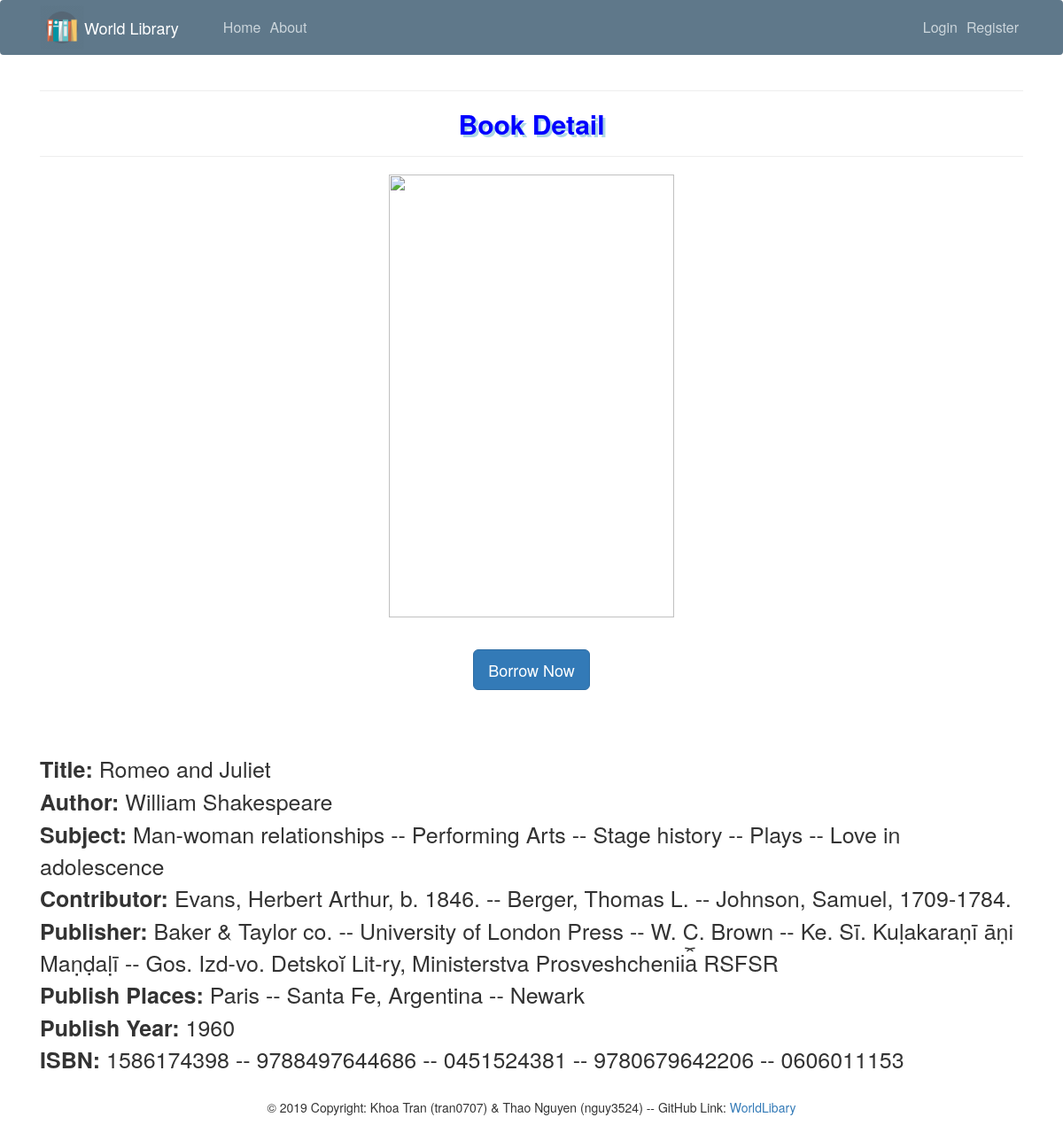
Page /display/Romeo and Juliet on the committed database.
### worldlibrary/models.py (models this page shows, shortened)
class Library(db.Model):
    id = db.Column(db.Integer, primary_key=True)
    title = db.Column(db.String(500), nullable=False)
    author = db.Column(db.String(100), nullable=False)
    public_year = db.Column(db.Integer, nullable=False)
    availability = db.Column(db.Boolean, nullable=False, default=True)
    img = db.Column(db.String(500), nullable=False)
    contributor = db.Column(db.String(500), nullable=False)
    subject = db.Column(db.String(500), nullable=False, default="Not Available")
    public_place = db.Column(db.String(500), nullable=False, default="Not Available")
    publisher = db.Column(db.String(500), nullable=False)
    isbn = db.Column(db.Integer, nullable=False)

### worldlibrary/routes.py (the view)
@app.route('/display/<title>', methods=['GET','POST'])
def display(title):
    click_book = (db.session.execute('SELECT * FROM Library WHERE Library.title = :cur_title', {'cur_title': title})).fetchall()
    return render_template('display.html', click_book = click_book, title='Display Detail')

### worldlibrary/templates/display.html
{% extends "layout.html" %}
{% block content %}
    <hr>
    <h2 class="showDate">Book Detail</h2>
    <hr>
    {% if click_book %}
        <div class="detail-display">
            <img src="{{ click_book[0].img.replace('-M', '-L') }}" width="322" height="500">
            <br> <br>
            <div>
                <a href="{{ url_for('rent_book', title=click_book[0].title )}}"><button
                    type="button" class="btn btn-primary btn-lg">Borrow Now</button></a>
                </div>
            <br><br>
            <div class="left-display">
                <div><span class="bold-display">Title:</span> {{ click_book[0].title}}</div>
                <div><span class="bold-display">Author:</span> {{ click_book[0].author }}</div>
                <div><span class="bold-display">Subject:</span> {{ click_book[0].subject}}</div>
                <div><span class="bold-display">Contributor:</span> {{ click_book[0].contributor}}</div>
                <div><span class="bold-display">Publisher:</span> {{ click_book[0].publisher}}</div>
                <div><span class="bold-display">Publish Places:</span> {{ click_book[0].public_place}}</div>
                <div><span class="bold-display">Publish Year:</span> {{ click_book[0].public_year}}</div>
                <div><span class="bold-display">ISBN:</span> {{ click_book[0].isbn}}</div>
            </div>
        </div>
    {% endif %}
{% endblock content %}

### worldlibrary/templates/layout.html (shortened to what this page needs)
<!DOCTYPE html>
<html>
<head>
    <link rel="stylesheet" href="https://maxcdn.bootstrapcdn.com/bootstrap/4.0.0/css/bootstrap.min.css">
    <link rel="stylesheet" type="text/css" href="{{ url_for('static', filename='main.css') }}?q=984522312">
    <link rel="stylesheet" href="https://maxcdn.bootstrapcdn.com/bootstrap/3.4.1/css/bootstrap.min.css">
</head>
<body>
    <header class="site-header">
      <nav class="navbar navbar-expand-md navbar-dark bg-steel fixed-top">
        <div class="container">
          <img src="../static/library_img.png" width="50" height="50">
          <a class="navbar-brand mr-4" href="/">World Library</a>
          <div class="collapse navbar-collapse" id="navbarToggle">
            <div class="navbar-nav mr-auto">
              <a class="nav-item nav-link" href="{{ url_for('home') }}">Home</a>
              <a class="nav-item nav-link" href="{{ url_for('about') }}">About</a>
            </div>
            <div class="navbar-nav navbar-right">
              {% if current_user.is_authenticated %}
                <a class="nav-item nav-link" href="{{ url_for('show_rental') }}">My Rental Infomation</a>
                <a class="nav-item nav-link" href="{{ url_for('account') }}">Account</a>
                <a class="nav-item nav-link" href="{{ url_for('logout') }}">Logout</a>
              {% else %}
                <a class="nav-item nav-link" href="{{ url_for('login') }}">Login</a>
                <a class="nav-item nav-link" href="{{ url_for('register') }}">Register</a>
              {% endif %}
            </div>
          </div>
        </div>
      </nav>
    </header>
    <main role="main" class="container">
        <div>
          {% block content %}{% endblock %}
        </div>
    </main>
    <footer class="page-footer font-small mdb-color darken-3 pt-4">
      <div class="footer-copyright text-center py-3">© 2019 Copyright: Khoa Tran (tran0707) & Thao Nguyen (nguy3524) -- GitHub Link:
        <a href="https://github.umn.edu/tran0707/World_Library" target="_blank"> WorldLibary</a>
      </div>
    </footer>
</body>
</html>

### worldlibrary/static/main.css (style rules this page uses)
body { background: #edead5; color: #333333; margin-top: 5rem; }
h1, h2, h3, h4, h5, h6 { color: #444444; }
.bg-steel { background-color: #5f788a; }
.site-header .navbar-nav .nav-link { color: #cbd5db; font-size: 16px; }
.showDate { text-align: center; color: blue; text-shadow: 3px 3px lightblue; font-weight: 900; }
.detail-display { text-align: center; font-size: 25px; }
.left-display { text-align: left; }
.bold-display { font-weight: 800; }

### rows in the picture
Library: title "Romeo and Juliet", author "William Shakespeare", subject "Man-woman relationships -- Performing Arts -- Stage history -- Plays -- Love in adolescence", contributor "Evans, Herbert Arthur, b. 1846. -- Berger, Thomas L. -- Johnson, Samuel, 1709-1784.", publisher "Baker & Taylor co. -- University of London Press -- W. C. Brown -- Ke. Sī. Kuḷakaraṇī āṇi Maṇḍaḷī -- Gos. Izd-vo. Detskoĭ Lit-ry, Ministerstva Prosveshchenii︠a︡ RSFSR", public_place "Paris -- Santa Fe, Argentina -- Newark", public_year "1960", isbn "1586174398 -- 9788497644686 -- 0451524381 -- 9780679642206 -- 0606011153"
